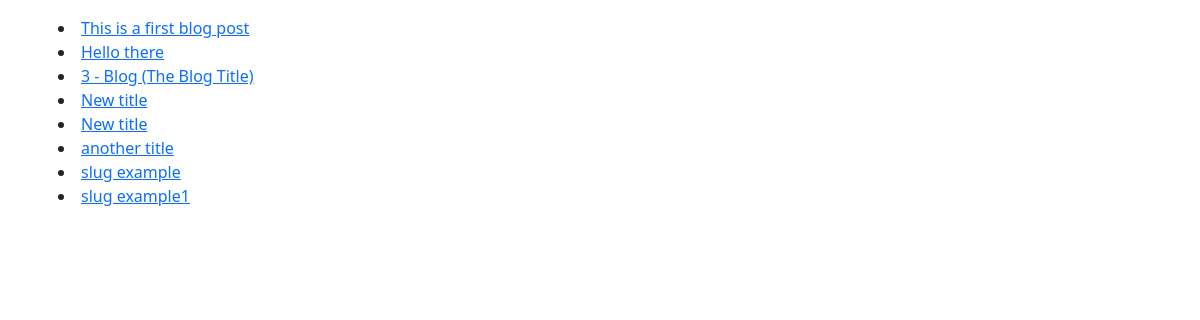
The page /blogpost/ on the database as committed earlier.
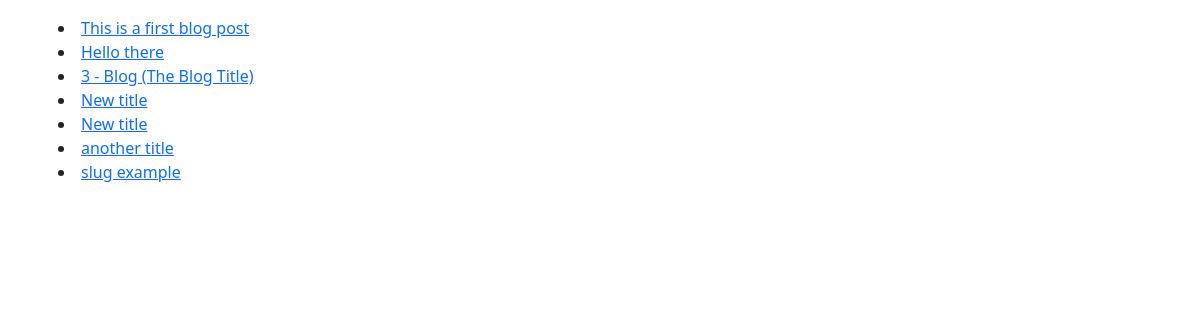
The same page on the database as committed later.
### blog/models.py (models this page shows, shortened)
class BlogPost(models.Model):
    title = models.CharField(max_length=120)
    slug = models.SlugField(null=True)
    content = models.TextField(null=False,  blank=False)
    def get_absolute_url(self):
        return f"/blogpost/{self.slug}"

### blog/views.py (the view)
# urls.py: path('', blog_list_view),
def blog_list_view(request):
    obj = BlogPost.objects.all()
    template_name = "blog_list_view.html"
    context = {"blogs": obj}
    return render(request, template_name, context)

### templates/blog_list_view.html
{% extends 'base.html' %}
{% block content %}
<div class="container">
    <div class="row p-3">
        {% for blog in blogs %}
            <li><a href='{{blog.get_absolute_url}}'>{{ blog.title }}</a></li>
        {% endfor %}
    </div>
</div>
{% endblock %}

Rows that differ between the two databases and show on the page:
removed BlogPost: title "slug example1"
